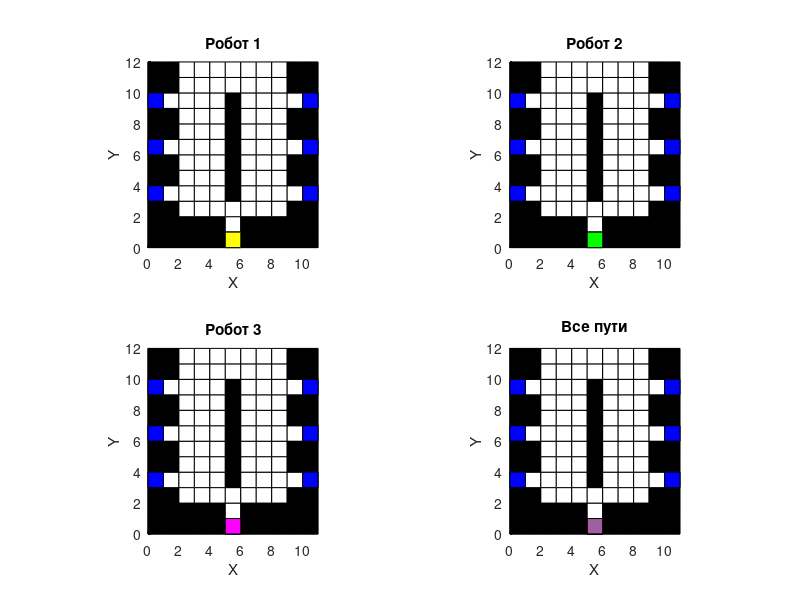

Write the MATLAB code that produced this figure. (Note: this script raises an error after producing the figure.)

%работает!!!
clc;
clear;
close all;

function paths = findPaths(field, robot, target_points, target_order, disp_flag, all_robot_paths)
    [cols, rows] = size(field);

    current_position = robot;

    directions = [-1 0; 0 1; 1 0; 0 -1];
    visited = ones(cols, rows);
    visited(robot(1), robot(2)) = 0;

    % добавление большего времени преодоления клетки для целевых точек
    for i = 1:size(target_points, 1)-1
        visited(target_points(i, 1), target_points(i, 2)) = 5;
    end

    for r = 1:rows
        for c = 1:cols
            if field(c, r) == Inf
                visited(c, r) = Inf;
            end
        end
    end

    Grid = cell(cols, rows);
    queue = {current_position};
    Grid{current_position(1), current_position(2)} = {current_position, current_position};
    target_index = 1;

    paths = {};
    %time = 0;
    total_time = 0;

    while target_index <= length(target_order)
        target_position = target_points(target_order(target_index), :);

        while ~isempty(queue)
            current_position = queue{1};
            queue(1) = [];
            if isequal(current_position, target_position)% && visited(current_position(1), current_position(2)) ~= 1
                target_index = target_index + 1;
                break;
            end

            for direction_idx = 1:size(directions, 1)
                new_current_position = current_position + directions(direction_idx, :);
                if new_current_position(1) >= 1 && new_current_position(1) <= cols && new_current_position(2) >= 1 && new_current_position(2) <= rows

                    % Проверка на пересечение с траекториями всех роботов
                    for k = 1:length(all_robot_paths)
                        if ~isempty(all_robot_paths{k})
                            time = size(all_robot_paths{k}, 1) - size(queue, 2);
                            if time > 0 && time <= size(all_robot_paths{k}, 1)
                                robot_pos = all_robot_paths{k}(time, 1:2);
                                if isequal(new_current_position, robot_pos)
                                    continue;
                                end
                            end
                        end
                    end

                    while visited(new_current_position(1), new_current_position(2)) ~= Inf && visited(new_current_position(1), new_current_position(2)) > 1
                        Grid{new_current_position(1), new_current_position(2)} = {new_current_position, new_current_position};
                        queue{end + 1} = new_current_position;
                        visited(new_current_position(1), new_current_position(2)) = visited(new_current_position(1), new_current_position(2)) - 1;
                        %time = time + field(current_position(1), current_position(2));
                        if disp_flag
                            disp("Матрица посещений:");
                            disp(rot90(visited));
                            disp("Откуда и куда пришёл робот:");
                            disp(Grid{new_current_position(1), new_current_position(2)});
                        end
                    end
                    if visited(new_current_position(1), new_current_position(2)) ~= Inf && visited(new_current_position(1), new_current_position(2)) == 1
                        Grid{new_current_position(1), new_current_position(2)} = {current_position, new_current_position};
                        queue{end + 1} = new_current_position;
                        visited(new_current_position(1), new_current_position(2)) = visited(new_current_position(1), new_current_position(2)) - 1;
                        %time = time + field(current_position(1), current_position(2));
                        if disp_flag
                            disp("Матрица посещений:");
                            disp(rot90(visited));
                            disp("Откуда и куда пришёл робот:");
                            disp(Grid{new_current_position(1), new_current_position(2)});
                        end
                    end
                end
            end

            %для нижней целевой точки
            if current_position(1) > 1 && current_position(1) < cols && current_position(2) > 1 && current_position(2) < rows
                if field(current_position(1)-1, current_position(2)-1) == Inf && field(current_position(1)+1, current_position(2)-1) == Inf && field(current_position(1)-1, current_position(2)) == Inf && field(current_position(1)+1, current_position(2)) == Inf
                    for k = current_position(2):rows-9
                        visited(current_position(1)+1, k+1) = Inf;
                    end
                end
            end

            %для левых целевых точек
            if current_position(1) > 1 && current_position(1) < cols && current_position(2) > 1 && current_position(2) < rows
                if field(current_position(1)-1, current_position(2)-1) == Inf && field(current_position(1)-1, current_position(2)+1) == Inf && field(current_position(1), current_position(2)+1) == Inf && field(current_position(1), current_position(2)-1) == Inf
                    for k = current_position(1):cols-8
                        visited(k+1, current_position(2)-1) = Inf;
                        visited(k+2, current_position(2)-1) = Inf;
                    end
                end
            end

            %для правых целевых точек
            if current_position(1) > 1 && current_position(1) < cols && current_position(2) > 1 && current_position(2) < rows
                if field(current_position(1)+1, current_position(2)+1) == Inf && field(current_position(1)+1, current_position(2)-1) == Inf && field(current_position(1), current_position(2)+1) == Inf && field(current_position(1), current_position(2)-1) == Inf
                    for k = current_position(1):cols
                        visited(k-1, current_position(2)+1) = Inf;
                        visited(k-2, current_position(2)+1) = Inf;
                        visited(k-3, current_position(2)+1) = Inf;
                        %visited(5, 3) = Inf;
                    end
                end
            end
        end
        
        % Найти обратный путь от целевой точки до начальной
        reverse_path = [];
        %sum = 0;
        current_position = target_position;

        while ~isequal(current_position, robot)
            if visited(current_position(1), current_position(2)) ~= 1
                reverse_path = [reverse_path; current_position];% sum
                previous_position = Grid{current_position(1), current_position(2)}{1};
                %sum = sum + field(current_position(1), current_position(2));
                current_position = previous_position;
            end
        end

        %ПРОЙТИСЬ ПРЯМЫМ ПУТЁМ ОТ НАЧАЛЬНОЙ ПОЗИЦИИ ДО ЦЕЛЕВОЙ ТОЧКИ С ПОДСЧЁТОМ ВРЕМЕНИ
        % Инвертировать путь и добавить начальную позицию
        path = flipud(reverse_path);
        path = [robot; path];

        sum = 0;
        % Вычислить время для прямого пути
        current_time = total_time;
        for i = 2:size(path, 1)
            current_time = current_time + 1; %field(path(i, 1), path(i, 2));
            path(i, 3) = current_time;
            sum = sum + 1;

            %добавить координаты path столько раз сколько раз будет
            %вычитаться 1 из field

            
            % Увеличиваем время на 1 такт, пока значение в field > 1
            while field(path(i, 1), path(i, 2)) > 1
                current_time = current_time + 1;
                field(path(i, 1), path(i, 2)) = field(path(i, 1), path(i, 2)) - 1;
                path = [path; path(i, :)];
                path(end, 3) = current_time;
                sum = sum + 1;
            end
        end

        % Обновляем начальную позицию робота
        robot = target_position;

        % Сохраняем путь
        paths{end + 1} = path;

        % Обновляем общее время
        total_time = current_time;

       
        if disp_flag
            disp("Робот достиг цели!!")
            disp(['Количество тактов:', num2str(sum)]);
            disp("Координаты клеток маршрута по шагам:")
            for i = 1:size(path, 1)
                disp(['Шаг', num2str(i), ':(', num2str(path(i, 1)), ',', num2str(path(i, 2)), ',', num2str(path(i, 3)), ')'])
            end

        end

        current_position = target_position;
        visited = ones(cols, rows);
        visited(current_position(1), current_position(2)) = 0;

        for r = 1:rows
            for c = 1:cols
                if field(c, r) == Inf
                    visited(c, r) = Inf;
                end
            end
        end
        for i = 1:size(target_points, 1)-1
            visited(target_points(i, 1), target_points(i, 2)) = 5;
        end

        Grid = cell(cols, rows);
        queue = {current_position};
        Grid{current_position(1), current_position(2)} = {current_position, current_position};
    end
    disp(['Общее время для каждого робота:', num2str(total_time)]);
end

function visualizePaths(field, paths, target_points, colors, gif_filename)
    [cols, rows] = size(field);

    figure;
    for i = 1:length(paths)
        subplot(2, 2, i);
        hold on;

        for r = 1:rows
            for c = 1:cols
                if field(c, r) == Inf
                    fill([c-1 c c c-1], [r-1 r-1 r r], 'k')
                else
                    fill([c-1 c c c-1], [r-1 r-1 r r], 'w')
                end
            end
        end
        for j = 1:length(target_points)
            fill([target_points(j, 1)-1 target_points(j, 1) target_points(j, 1) target_points(j, 1)-1], ...
                 [target_points(j, 2)-1 target_points(j, 2)-1 target_points(j, 2) target_points(j, 2)], 'b');
        end

        axis equal;
        xlim([0 cols])
        ylim([0 rows])
        grid on
        set(gca, 'Color', 'w');
        title(['Робот ', num2str(i)]);
        xlabel('X');
        ylabel('Y');
    end

    subplot(2, 2, 4);
    hold on;
    for r = 1:rows
        for c = 1:cols
            if field(c, r) == Inf
                fill([c-1 c c c-1], [r-1 r-1 r r], 'k')
            else
                fill([c-1 c c c-1], [r-1 r-1 r r], 'w')
            end
        end
    end
    for j = 1:length(target_points)
        fill([target_points(j, 1)-1 target_points(j, 1) target_points(j, 1) target_points(j, 1)-1], ...
             [target_points(j, 2)-1 target_points(j, 2)-1 target_points(j, 2) target_points(j, 2)], 'b');
    end
    axis equal;
    xlim([0 cols])
    ylim([0 rows])
    grid on
    set(gca, 'Color', 'w');
    title('Все пути');
    xlabel('X');
    ylabel('Y');

    max_steps = max(cellfun(@(x) size(x, 1), paths));

    for step = 1:max_steps
        for i = 1:length(paths)
            if step <= size(paths{i}, 1)
                subplot(2, 2, i);
                fill([paths{i}(step, 1)-1 paths{i}(step, 1) paths{i}(step, 1) paths{i}(step, 1)-1], ...
                     [paths{i}(step, 2)-1 paths{i}(step, 2)-1 paths{i}(step, 2) paths{i}(step, 2)], colors{i});
                subplot(2, 2, 4);
                fill([paths{i}(step, 1)-1 paths{i}(step, 1) paths{i}(step, 1) paths{i}(step, 1)-1], ...
                    [paths{i}(step, 2)-1 paths{i}(step, 2)-1 paths{i}(step, 2) paths{i}(step, 2)], colors{i}, 'FaceAlpha', 0.5);
            end
        end
        pause(0.5);

        % Сохраняем текущий кадр в файл
        frame = getframe(gcf);
        im = frame2im(frame);
        [imind, cm] = rgb2ind(im, 256);
        if step == 1
            imwrite(imind, cm, gif_filename, 'gif', 'Loopcount', inf, 'DelayTime', 0.5);
        else
            imwrite(imind, cm, gif_filename, 'gif', 'WriteMode', 'append', 'DelayTime', 0.5);
        end
    end
end


%размер поля
rows = 12;
cols = 11;

target_points = [1, 4; 1, 7; 1, 10; 11, 10; 11, 7; 11, 4; 6, 1];%целевые точки

robots = {[6, 1], [6, 1], [6, 1]}; % начальные позиции роботов

field = ones(cols, rows);
field(robots{1}(1), robots{1}(2)) = 0;
field(robots{2}(1), robots{2}(2)) = 0;
field(robots{3}(1), robots{3}(2)) = 0;

field(1, 1) = Inf;
field(2, 1) = Inf;
field(3, 1) = Inf;
field(4, 1) = Inf;
field(5, 1) = Inf;
field(7, 1) = Inf;
field(8, 1) = Inf;
field(9, 1) = Inf;
field(10, 1) = Inf;
field(11, 1) = Inf;
field(1, 2) = Inf;
field(2, 2) = Inf;
field(3, 2) = Inf;
field(4, 2) = Inf;
field(5, 2) = Inf;
field(7, 2) = Inf;
field(8, 2) = Inf;
field(9, 2) = Inf;
field(10, 2) = Inf;
field(11, 2) = Inf;
field(1, 3) = Inf;
field(2, 3) = Inf;
field(10, 3) = Inf;
field(11, 3) = Inf;

field(1, 5) = Inf;
field(2, 5) = Inf;
field(10, 5) = Inf;
field(11, 5) = Inf;

field(1, 6) = Inf;
field(2, 6) = Inf;
field(10, 6) = Inf;
field(11, 6) = Inf;

field(1, 8) = Inf;
field(2, 8) = Inf;
field(10, 8) = Inf;
field(11, 8) = Inf;

field(1, 9) = Inf;
field(2, 9) = Inf;
field(10, 9) = Inf;
field(11, 9) = Inf;

field(1, 11) = Inf;
field(2, 11) = Inf;
field(10, 11) = Inf;
field(11, 11) = Inf;

field(1, 12) = Inf;
field(2, 12) = Inf;
field(10, 12) = Inf;
field(11, 12) = Inf;

field(6, 4) = Inf;
field(6, 5) = Inf;
field(6, 6) = Inf;
field(6, 7) = Inf;
field(6, 8) = Inf;
field(6, 9) = Inf;
field(6, 10) = Inf;

for i = 1:size(target_points, 1)-1
    field(target_points(i, 1), target_points(i, 2)) = 5;
end

disp_flag = 1;

colors = {'y', 'g', 'm'}; % Цвета для каждого робота

% Собрать все задания для роботов
all_target_orders = cell(length(robots), 1);
for i = 1:length(robots)
    prompt = sprintf('Введите целевые точки, которые должен посетить робот %d (например, [2, 4, 5, 6, 7]): ', i);
    all_target_orders{i} = input(prompt);
end

% Найти пути для всех роботов и визуализировать их
all_paths = cell(length(robots), 1);
paths = cell(length(robots), 1);

for i = 1:length(robots)
    % Найти путь для роботов
    all_paths{i} = findPaths(field, robots{i}, target_points, all_target_orders{i}, disp_flag, {});
    paths{i} = vertcat(all_paths{i}{:});
    disp(['Шаги ', num2str(i), ' робота:'])
    disp(paths{i});
%{
    % Проверка, выполнил ли робот все свои задания
    if length(all_target_orders{i}) == length(paths{i})
        % Назначить новое задание роботу
        prompt = sprintf('Введите новые целевые точки для робота %d (например, [2, 4, 5, 6, 7]): ', i);
        all_target_orders{i} = input(prompt);
        % Найти новый путь для робота
        all_paths{i} = findPaths(field, robots{i}, target_points, all_target_orders{i}, disp_flag, {});
        paths{i} = vertcat(all_paths{i}{:});
        disp(['Новые шаги ', num2str(i), ' робота:'])
        disp(paths{i});
    end
%}
end

% Визуализировать пути после сбора всех заданий и создать гифку
gif_filename = 'robot_paths.gif';
visualizePaths(field, paths, target_points, colors, gif_filename);

% Воспроизвести гифку
implay(gif_filename);
